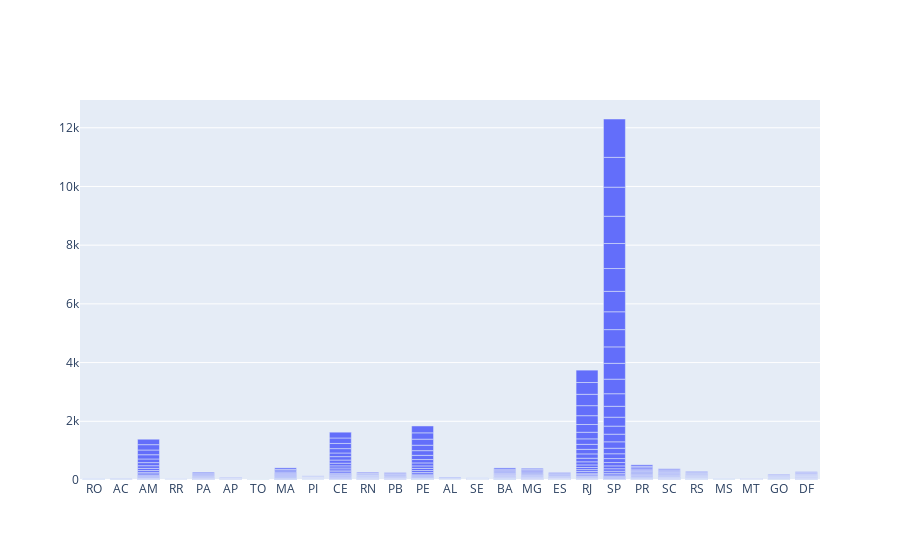

Notebook source saved alongside this figure:
### Markdown cell above
# **Aqui teremos o número de casos fatais totais por estado. Utilizaremos o gráfico de barras para mostrar o total de números de mortos (com base no dataset) em cada lugar.**

### Code cell
configure_plotly_browser_state()

trace = go.Bar(x = dataset['estado'],
                   y = dataset['obitosAcumulados'],
                   )

data = [trace]

py.iplot(data)

### Figure 1 — Plotly figure (JSON) as saved in the notebook; plotly's stock layout.template omitted (floating-point values rounded to 4 significant figures; data arrays with more than 128 entries replaced by an {"elided": "..."} marker saying what was removed)
{"data": [{"y": {"elided": "2214 int values"}, "x": {"elided": "2214 str values"}, "type": "bar"}], "layout": {}}
